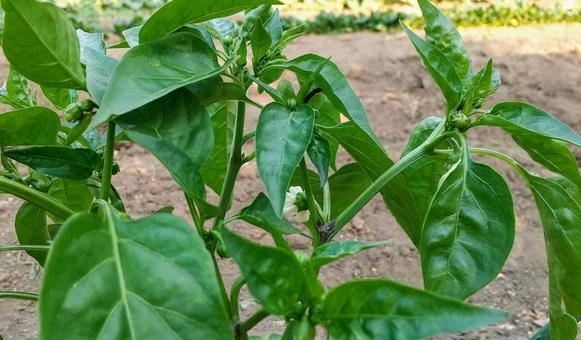
#> input picture Crop Identification/notebooks/test_images-old/bellpepper.jpeg, 581 x 340 px
$ python -i severity.py   (imports and definitions only)
#> lines starting #> are read from the running program, lines starting #| are printed output that depends on the picture; after the words box and inside, x2 and y2 are one past the last pixel; in counts of white or black regions, pixels touching at a corner belong together
"""
estimator.py — Improved Disease Severity Estimation Service

Estimates the percentage of visible leaf tissue affected by disease.

IMPORTANT:
    This is still a computer-vision heuristic, not a learned disease
    segmentation model. It is designed to produce a more stable severity
    estimate than the previous "non-green = diseased" implementation.

Pipeline:
    1. Get the preprocessed leaf image.
    2. Build a reliable leaf mask.
    3. Identify healthy-green pixels.
    4. Identify likely disease-symptom pixels using multiple colour cues:
         - yellow / chlorotic regions
         - brown / necrotic regions
         - dark necrotic regions
         - low-saturation abnormal regions
    5. Remove small isolated noise.
    6. Apply morphological cleanup.
    7. Calculate:
            affected_area = diseased_pixels / leaf_pixels
            severity_percent = affected_area * 100
    8. Map percentage to Mild / Moderate / Severe.

Contract:
    Input:
        context["image"]["leaf_crop"]  — numpy BGR array
        context["status"]["preprocessing"] — must be "completed"

    Output:
        context["severity"]["percent"]        — float
        context["severity"]["affected_area"]  — float 0-1
        context["severity"]["bucket"]         — "Mild" | "Moderate" | "Severe"
        context["status"]["severity"]         — "completed" | "skipped" | "failed"

Notes:
    - The result is an estimate of visually abnormal leaf area.
    - It should NOT be interpreted as a laboratory-grade measurement.
    - A dedicated segmentation model is the next step if production-level
      severity accuracy is required.
"""

from __future__ import annotations

import logging
from pathlib import Path
from typing import Optional, Tuple

logger = logging.getLogger(__name__)

try:
    import cv2
except Exception:
    cv2 = None
import numpy as np


# ============================================================================
# CONFIGURATION
# ============================================================================

MIN_LEAF_PIXELS = 500
MIN_COMPONENT_AREA = 30
MORPH_KERNEL_SIZE = 5

HEALTHY_GREEN_LOWER = np.array([30, 35, 35], dtype=np.uint8)
HEALTHY_GREEN_UPPER = np.array([95, 255, 255], dtype=np.uint8)

YELLOW_LOWER = np.array([15, 45, 45], dtype=np.uint8)
YELLOW_UPPER = np.array([35, 255, 255], dtype=np.uint8)

BROWN_LOWER = np.array([5, 35, 20], dtype=np.uint8)
BROWN_UPPER = np.array([25, 255, 190], dtype=np.uint8)

DARK_LOWER = np.array([0, 20, 0], dtype=np.uint8)
DARK_UPPER = np.array([179, 255, 70], dtype=np.uint8)

PALE_LOWER = np.array([0, 0, 100], dtype=np.uint8)
PALE_UPPER = np.array([179, 80, 255], dtype=np.uint8)

# ============================================================================
# PUBLIC API
# ============================================================================


# [135 lines left out: function estimate_severity, not called in this run]


# ============================================================================
# CORE SEVERITY COMPUTATION
# ============================================================================


def _compute_severity(
    image_bgr: np.ndarray,
) -> Tuple[Optional[float], Optional[float], Optional[np.ndarray]]:
    """Compute visually abnormal leaf area."""
    hsv = cv2.cvtColor(
        image_bgr,
        cv2.COLOR_BGR2HSV,
    )
    lab = cv2.cvtColor(
        image_bgr,
        cv2.COLOR_BGR2LAB,
    )

    leaf_mask = _build_leaf_mask(
        image_bgr=image_bgr,
        hsv=hsv,
    )

    total_leaf_pixels = int(np.count_nonzero(leaf_mask))

    if total_leaf_pixels < MIN_LEAF_PIXELS:
        return None, None, None

    disease_mask = _build_disease_mask(
        image_bgr=image_bgr,
        hsv=hsv,
        lab=lab,
        leaf_mask=leaf_mask,
    )

    disease_mask = _clean_binary_mask(disease_mask)

    disease_mask = cv2.bitwise_and(
        disease_mask,
        leaf_mask,
    )

    disease_mask = _remove_small_components(
        disease_mask,
        min_area=MIN_COMPONENT_AREA,
    )

    diseased_pixels = int(np.count_nonzero(disease_mask))

    affected_area = diseased_pixels / total_leaf_pixels

    severity_percent = affected_area * 100.0

    affected_area = float(
        np.clip(
            affected_area,
            0.0,
            1.0,
        )
    )

    severity_percent = float(
        np.clip(
            severity_percent,
            0.0,
            100.0,
        )
    )

    return severity_percent, affected_area, disease_mask


# ============================================================================
# LEAF MASK
# ============================================================================


def _build_leaf_mask(
    image_bgr: np.ndarray,
    hsv: np.ndarray,
) -> np.ndarray:
    """Build a conservative mask for actual leaf tissue."""
    vegetation_lower = np.array(
        [15, 25, 20],
        dtype=np.uint8,
    )
    vegetation_upper = np.array(
        [100, 255, 255],
        dtype=np.uint8,
    )

    vegetation_mask = cv2.inRange(
        hsv,
        vegetation_lower,
        vegetation_upper,
    )

    green_mask = cv2.inRange(
        hsv,
        HEALTHY_GREEN_LOWER,
        HEALTHY_GREEN_UPPER,
    )

    leaf_mask = cv2.bitwise_or(
        vegetation_mask,
        green_mask,
    )

    kernel = cv2.getStructuringElement(
        cv2.MORPH_ELLIPSE,
        (
            MORPH_KERNEL_SIZE,
            MORPH_KERNEL_SIZE,
        ),
    )

    leaf_mask = cv2.morphologyEx(
        leaf_mask,
        cv2.MORPH_OPEN,
        kernel,
        iterations=1,
    )

    leaf_mask = cv2.morphologyEx(
        leaf_mask,
        cv2.MORPH_CLOSE,
        kernel,
        iterations=2,
    )

    leaf_mask = _remove_small_components(
        leaf_mask,
        min_area=max(
            MIN_COMPONENT_AREA,
            int(image_bgr.shape[0] * image_bgr.shape[1] * 0.002),
        ),
    )

    leaf_mask = _keep_relevant_leaf_regions(leaf_mask)

    return leaf_mask


# ============================================================================
# DISEASE MASK
# ============================================================================


def _build_disease_mask(
    image_bgr: np.ndarray,
    hsv: np.ndarray,
    lab: np.ndarray,
    leaf_mask: np.ndarray,
) -> np.ndarray:
    """Detect likely visually abnormal regions inside the leaf."""
    yellow_mask = cv2.inRange(
        hsv,
        YELLOW_LOWER,
        YELLOW_UPPER,
    )

    brown_mask = cv2.inRange(
        hsv,
        BROWN_LOWER,
        BROWN_UPPER,
    )

    dark_mask = cv2.inRange(
        hsv,
        DARK_LOWER,
        DARK_UPPER,
    )

    pale_mask = cv2.inRange(
        hsv,
        PALE_LOWER,
        PALE_UPPER,
    )

    disease_mask = cv2.bitwise_or(
        yellow_mask,
        brown_mask,
    )

    disease_mask = cv2.bitwise_or(
        disease_mask,
        dark_mask,
    )

    disease_mask = cv2.bitwise_or(
        disease_mask,
        pale_mask,
    )

    disease_mask = cv2.bitwise_and(
        disease_mask,
        leaf_mask,
    )

    disease_mask = _filter_weak_candidates(
        disease_mask=disease_mask,
        hsv=hsv,
        lab=lab,
        leaf_mask=leaf_mask,
    )

    return disease_mask


# ============================================================================
# CANDIDATE FILTERING
# ============================================================================


def _filter_weak_candidates(
    disease_mask: np.ndarray,
    hsv: np.ndarray,
    lab: np.ndarray,
    leaf_mask: np.ndarray,
) -> np.ndarray:
    """Remove weak colour anomalies."""
    if np.count_nonzero(disease_mask) == 0:
        return disease_mask

    h = hsv[:, :, 0]
    s = hsv[:, :, 1]
    v = hsv[:, :, 2]

    l_channel = lab[:, :, 0]
    a_channel = lab[:, :, 1]
    b_channel = lab[:, :, 2]

    strong_yellow = (h >= 18) & (h <= 38) & (s >= 60) & (v >= 70)

    strong_brown = (h >= 5) & (h <= 28) & (s >= 45) & (v >= 25) & (v <= 190)

    strong_dark = (v <= 65) & (s >= 25)

    pale_abnormal = (s <= 75) & (v >= 120) & (l_channel >= 130) & (b_channel >= 125)

    lab_abnormal = ((a_channel >= 125) & (b_channel >= 135)) | (
        (a_channel >= 135) & (b_channel >= 125)
    )

    strong_candidate = (
        strong_yellow | strong_brown | strong_dark | pale_abnormal | lab_abnormal
    )

    strong_candidate = strong_candidate.astype(np.uint8) * 255

    filtered = cv2.bitwise_and(
        disease_mask,
        strong_candidate,
    )

    filtered = cv2.bitwise_and(
        filtered,
        leaf_mask,
    )

    return filtered


# ============================================================================
# MORPHOLOGICAL CLEANUP
# ============================================================================


def _clean_binary_mask(
    mask: np.ndarray,
) -> np.ndarray:
    """Remove isolated pixels and fill small gaps."""
    if mask is None or mask.size == 0:
        return mask

    kernel = cv2.getStructuringElement(
        cv2.MORPH_ELLIPSE,
        (
            MORPH_KERNEL_SIZE,
            MORPH_KERNEL_SIZE,
        ),
    )

    mask = cv2.morphologyEx(
        mask,
        cv2.MORPH_OPEN,
        kernel,
        iterations=1,
    )

    mask = cv2.morphologyEx(
        mask,
        cv2.MORPH_CLOSE,
        kernel,
        iterations=1,
    )

    return mask


# ============================================================================
# CONNECTED COMPONENT FILTER
# ============================================================================


def _remove_small_components(
    mask: np.ndarray,
    min_area: int,
) -> np.ndarray:
    """Remove connected components smaller than min_area."""
    if mask is None or mask.size == 0:
        return mask

    num_labels, labels, stats, _ = cv2.connectedComponentsWithStats(
        mask,
        connectivity=8,
    )

    cleaned = np.zeros_like(mask)

    for label_id in range(1, num_labels):
        area = int(stats[label_id, cv2.CC_STAT_AREA])

        if area >= min_area:
            cleaned[labels == label_id] = 255

    return cleaned


# ============================================================================
# RELEVANT LEAF REGION SELECTION
# ============================================================================


def _keep_relevant_leaf_regions(
    mask: np.ndarray,
) -> np.ndarray:
    """Keep the largest meaningful leaf regions."""
    if mask is None or mask.size == 0:
        return mask

    num_labels, labels, stats, _ = cv2.connectedComponentsWithStats(
        mask,
        connectivity=8,
    )

    components = []

    for label_id in range(1, num_labels):
        area = int(stats[label_id, cv2.CC_STAT_AREA])

        if area > 0:
            components.append((label_id, area))

    if not components:
        return np.zeros_like(mask)

    components.sort(
        key=lambda item: item[1],
        reverse=True,
    )

    largest_area = components[0][1]

    keep_labels = []

    for label_id, area in components:
        if area >= largest_area * 0.20:
            keep_labels.append(label_id)

    result = np.zeros_like(mask)

    for label_id in keep_labels:
        result[labels == label_id] = 255

    return result


# ============================================================================
# SEVERITY BUCKET
# ============================================================================


# [14 lines left out: function _severity_bucket, not called in this run]

>>> import cv2
>>> picture = cv2.imread('../../../Crop Identification/notebooks/test_images-old/bellpepper.jpeg')
#> picture is the input picture: shape (340, 581, 3); mean B, G, R 76.9, 135.3, 97.3
>>> result = _compute_severity(picture)
#> in _build_leaf_mask, `vegetation_mask = cv2.inRange( hsv, vegetation_lower, vegetation_upper..`:
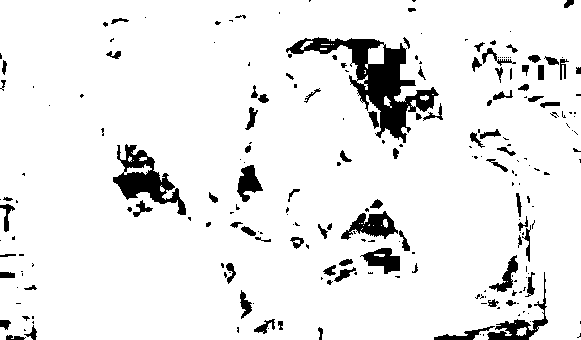
#> vegetation_mask: shape (340, 581); 92.1% white; 227 black regions (138 under 20 px), largest, box (x1, y1, x2, y2) and area: (286, 37, 439, 143) 4464, (113, 144, 186, 215) 1910, (341, 211, 398, 240) 813
#> in _remove_small_components, `num_labels, labels, stats, _ = cv2.connectedComponentsWithStats( mask,..`:
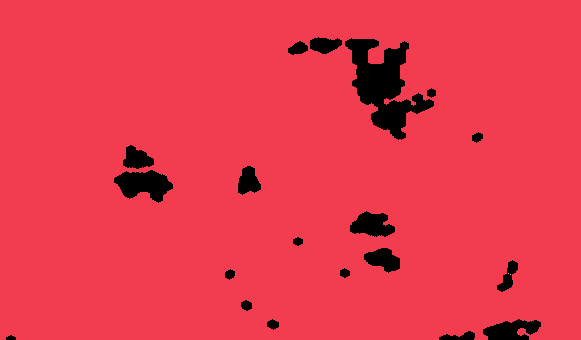
#> labels: shape (340, 581) int32; 4 distinct labels, from 0 to 3; one colour per label, 0 black
#> in _remove_small_components, `num_labels, labels, stats, _ = cv2.connectedComponentsWithStats( mask,..`: num_labels = 4; stats = [[6, 37, 535, 303, 9886], [0, 0, 581, 340, 187652], [508, 273, 1, 1, 1], [510, 274, 1, 1, 1]]
#> the loop in _remove_small_components, `for label_id in range(1, num_labels):` made 3 passes
#> area on pass 1: 187652
#> in _keep_relevant_leaf_regions, `num_labels, labels, stats, _ = cv2.connectedComponentsWithStats( mask,..`: num_labels = 2; stats = [[6, 37, 535, 303, 9888], [0, 0, 581, 340, 187652]]
#> the loop in _keep_relevant_leaf_regions, `for label_id in range(1, num_labels):` made 1 pass
#> after the loop in _keep_relevant_leaf_regions, `for label_id in range(1, num_labels):`: components = [(1, 187652)]
#> in _keep_relevant_leaf_regions, `largest_area = components[0][1]`: largest_area = 187652
#> the loop in _keep_relevant_leaf_regions, `for label_id, area in components:` made 1 pass
#> after the loop in _keep_relevant_leaf_regions, `for label_id, area in components:`: keep_labels = [1]
#> the loop in _keep_relevant_leaf_regions, `for label_id in keep_labels:` made 1 pass
#> in _compute_severity, `total_leaf_pixels = int(np.count_nonzero(leaf_mask))`: total_leaf_pixels = 187652
#> in _filter_weak_candidates, `v = hsv[:, :, 2]`:
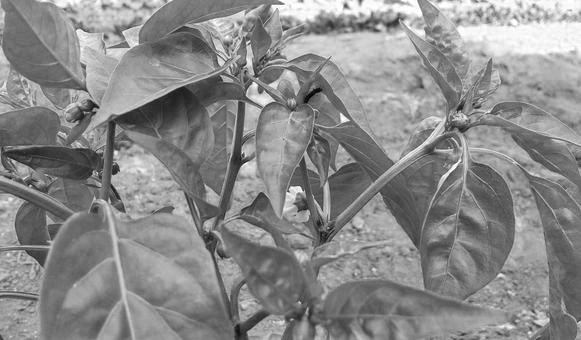
#> v: shape (340, 581); min 3, max 255, mean 138.3
#> in _filter_weak_candidates, `a_channel = lab[:, :, 1]`:
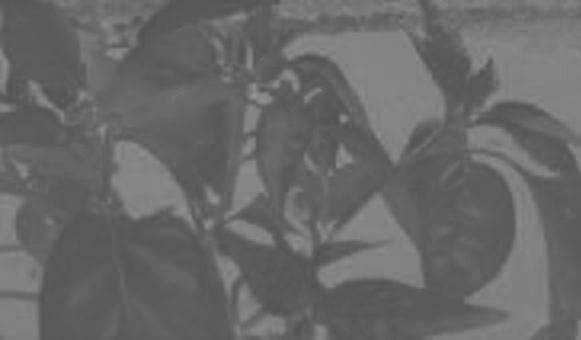
#> a_channel: shape (340, 581); min 80, max 152, mean 104.9
#> in _filter_weak_candidates, `b_channel = lab[:, :, 2]`:
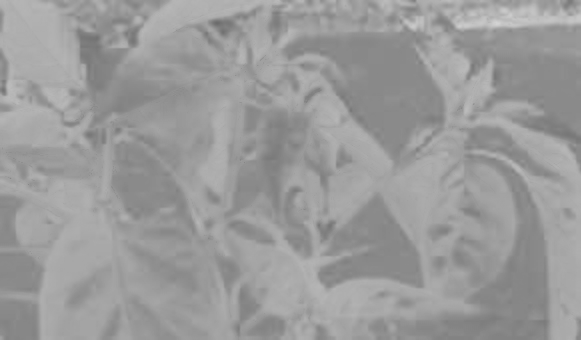
#> b_channel: shape (340, 581); min 108, max 211, mean 154.6
#> call 2 of _remove_small_components, with min_area = 30
#> in _remove_small_components (call 2), `num_labels, labels, stats, _ = cv2.connectedComponentsWithStats( mask,..`:
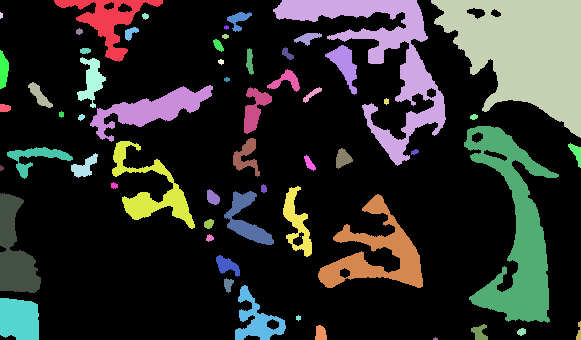
#> labels: shape (340, 581) int32; 61 distinct labels, from 0 to 60; one colour per label, 0 black
#> in _remove_small_components (call 2), `num_labels, labels, stats, _ = cv2.connectedComponentsWithStats( mask,..`: num_labels = 61; stats = 61 rows, first 6: [0, 0, 581, 340, 145710], [54, 0, 109, 62, 2003], [273, 0, 173, 166, 7196], [431, 0, 150, 138, 12586], [0, 12, 3, 7, 17], [142, 13, 7, 7, 34]
#> the loop in _remove_small_components (call 2), `for label_id in range(1, num_labels):` made 60 passes
#> area on passes 1, 2, 3, 5, 6, 8, 9, 10: 2003, 7196, 12586, 34, 223, 109, 35, 179
#> after the loop in _remove_small_components (call 2), `for label_id in range(1, num_labels):`:
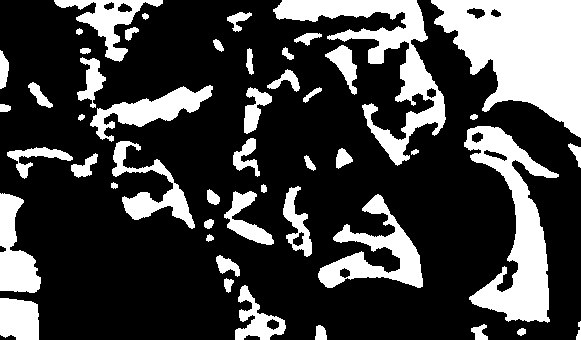
#> cleaned: shape (340, 581); 26.1% white; 49 white regions, largest, box (x1, y1, x2, y2) and area: (431, 0, 581, 138) 12586, (464, 126, 559, 323) 7415, (273, 0, 446, 166) 7196
#> in _compute_severity, `diseased_pixels = int(np.count_nonzero(disease_mask))`: diseased_pixels = 51615
#> in _compute_severity, `affected_area = diseased_pixels / total_leaf_pixels`: affected_area = 0.275
#> in _compute_severity, `severity_percent = affected_area * 100.0`: severity_percent = 27.51

$ run again, on Crop Identification/notebooks/test_images-old/chilli.jpg
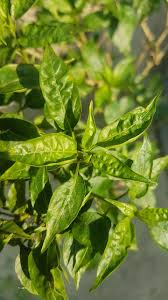
#> input picture Crop Identification/notebooks/test_images-old/chilli.jpg, 168 x 300 px
#> picture is the input picture: shape (300, 168, 3); mean B, G, R 45, 125.5, 108.2
#> hsv: shape (300, 168, 3); mean H, S, V 37.3, 169, 126
#> lab: shape (300, 168, 3); mean of channels 0, 1, 2 125.7, 110.1, 166.2
#> vegetation_mask: shape (300, 168); 99.9% white; black in thin lines or dots, all inside (x1, y1, x2, y2) = (0, 208, 163, 298)
#> green_mask: shape (300, 168); 91.9% white; 151 black regions (126 under 20 px), largest, box (x1, y1, x2, y2) and area: (135, 8, 168, 75) 1146, (130, 267, 159, 300) 357, (12, 48, 44, 68) 313
#> labels: shape (300, 168) int32; every value is 1
#> in _remove_small_components, `num_labels, labels, stats, _ = cv2.connectedComponentsWithStats( mask,..`: num_labels = 2; stats = [[-1, 2147483647, 0, 0, 0], [0, 0, 168, 300, 50400]]
#> the loop in _remove_small_components, `for label_id in range(1, num_labels):` made 1 pass
#> area on pass 1: 50400
#> in _keep_relevant_leaf_regions, `num_labels, labels, stats, _ = cv2.connectedComponentsWithStats( mask,..`: num_labels = 2
#> the loop in _keep_relevant_leaf_regions, `for label_id in range(1, num_labels):` made 1 pass
#> after the loop in _keep_relevant_leaf_regions, `for label_id in range(1, num_labels):`: components = [(1, 50400)]
#> largest_area = 50400
#> the loop in _keep_relevant_leaf_regions, `for label_id, area in components:` made 1 pass
#> after the loop in _keep_relevant_leaf_regions, `for label_id, area in components:`: keep_labels = [1]
#> the loop in _keep_relevant_leaf_regions, `for label_id in keep_labels:` made 1 pass
#> total_leaf_pixels = 50400
#> yellow_mask: shape (300, 168); 33.4% white; 66 white regions (36 under 20 px), largest, box (x1, y1, x2, y2) and area: (0, 23, 133, 139) 4598, (0, 171, 87, 300) 2464, (0, 0, 109, 40) 1931
#> brown_mask: shape (300, 168); 2% white; 29 white regions (18 under 20 px), largest, box (x1, y1, x2, y2) and area: (136, 11, 168, 69) 600, (100, 32, 107, 44) 54, (30, 49, 42, 56) 42
#> dark_mask: shape (300, 168); 13% white; 137 white regions (108 under 20 px), largest, box (x1, y1, x2, y2) and area: (8, 237, 60, 287) 1016, (8, 166, 52, 235) 896, (0, 118, 37, 141) 700
#> pale_mask: shape (300, 168); 11.2% white; 62 white regions (46 under 20 px), largest, box (x1, y1, x2, y2) and area: (66, 220, 168, 300) 3598, (0, 245, 20, 282) 535, (155, 173, 168, 207) 311
#> strong_yellow: shape (300, 168) bool; 58.8% white; 125 black regions (80 under 20 px), largest, box (x1, y1, x2, y2) and area: (59, 163, 168, 300) 6863, (96, 48, 168, 164) 2463, (0, 237, 60, 300) 2237
#> strong_brown: shape (300, 168) bool; 4.1% white; 33 white regions (16 under 20 px), largest, box (x1, y1, x2, y2) and area: (136, 9, 168, 75) 991, (98, 32, 112, 64) 213, (73, 33, 89, 48) 107
#> strong_dark: shape (300, 168) bool; 11.1% white; 131 white regions (103 under 20 px), largest, box (x1, y1, x2, y2) and area: (8, 179, 52, 235) 808, (0, 118, 36, 141) 673, (89, 212, 111, 258) 598
#> pale_abnormal: shape (300, 168) bool; 0.94% white; 64 white regions (59 under 20 px), largest, box (x1, y1, x2, y2) and area: (0, 246, 11, 265) 89, (116, 30, 125, 45) 78, (163, 233, 168, 243) 41, (13, 258, 18, 275) 36, (67, 258, 72, 272) 27
#> lab_abnormal: shape (300, 168) bool; 2.4% white; 34 white regions (23 under 20 px), largest, box (x1, y1, x2, y2) and area: (136, 21, 161, 69) 478, (156, 11, 168, 49) 218, (23, 9, 36, 20) 86
#> filtered: shape (300, 168); 44.5% white; 146 white regions (116 under 20 px), largest, box (x1, y1, x2, y2) and area: (0, 84, 103, 300) 9397, (0, 23, 134, 139) 4850, (0, 0, 109, 40) 1937
#> in _remove_small_components (call 2), `num_labels, labels, stats, _ = cv2.connectedComponentsWithStats( mask,..`:
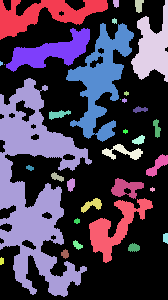
#> labels: shape (300, 168) int32; 34 distinct labels, from 0 to 33; one colour per label, 0 black
#> in _remove_small_components (call 2), `num_labels, labels, stats, _ = cv2.connectedComponentsWithStats( mask,..`: num_labels = 34; stats = 34 rows, first 6: [0, 0, 168, 300, 29820], [0, 0, 108, 40, 1955], [113, 0, 6, 8, 40], [135, 0, 9, 13, 87], [131, 0, 37, 82, 1662], [112, 18, 5, 6, 23]
#> the loop in _remove_small_components (call 2), `for label_id in range(1, num_labels):` made 33 passes
#> area on passes 1, 2, 3, 4, 5, 6, 7, 10: 1955, 40, 87, 1662, 23, 3210, 1584, 8593
#> after the loop in _remove_small_components (call 2), `for label_id in range(1, num_labels):`:
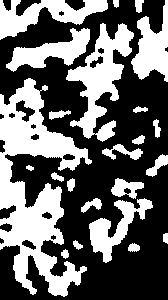
#> cleaned: shape (300, 168); 40.5% white; 23 white regions, largest, box (x1, y1, x2, y2) and area: (0, 78, 92, 297) 8593, (66, 23, 134, 142) 3210, (0, 0, 108, 40) 1955
#> diseased_pixels = 20423
#> affected_area = 0.405
#> severity_percent = 40.52
